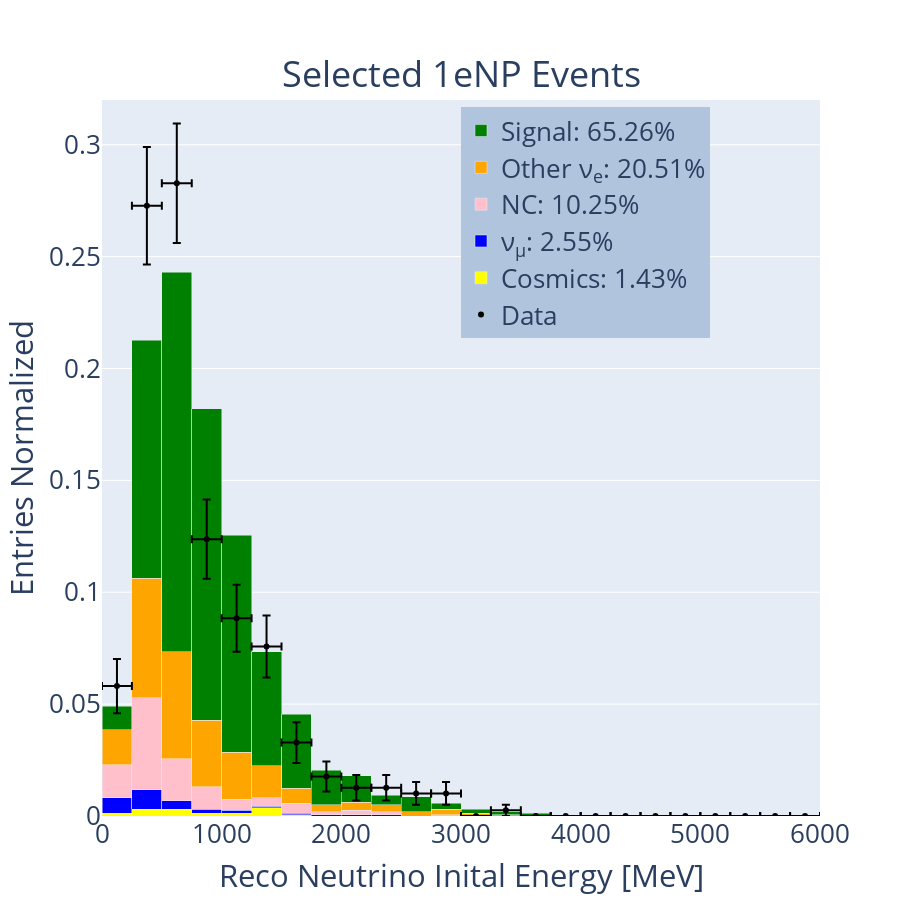
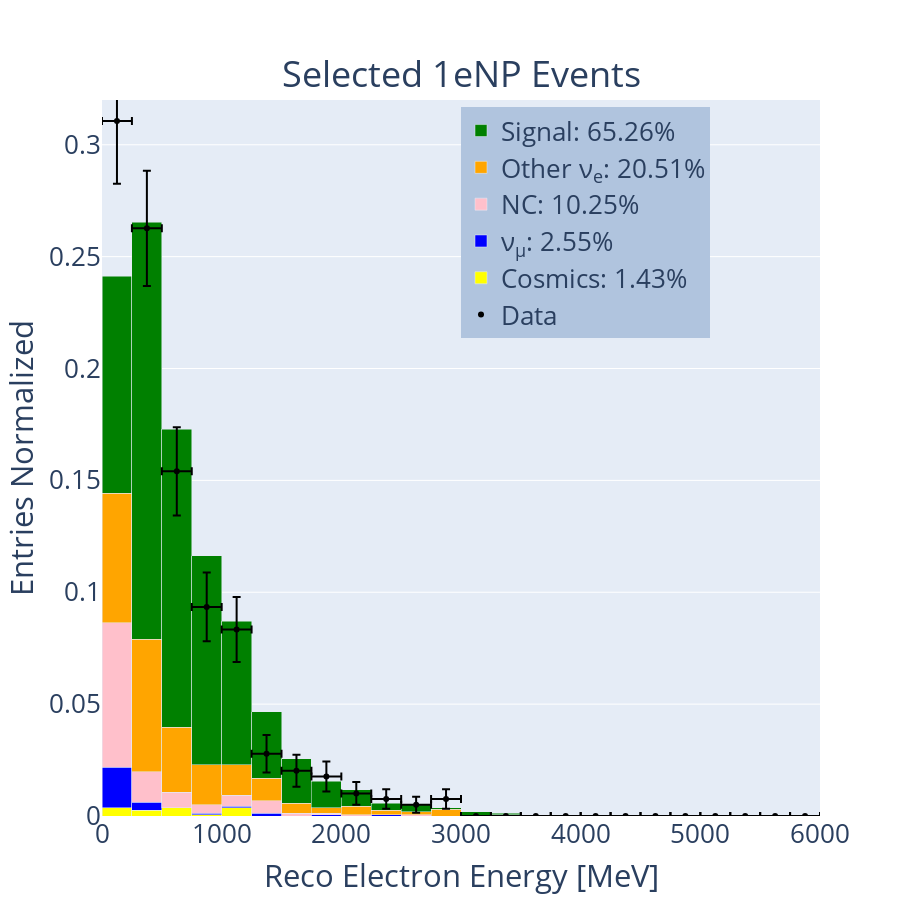
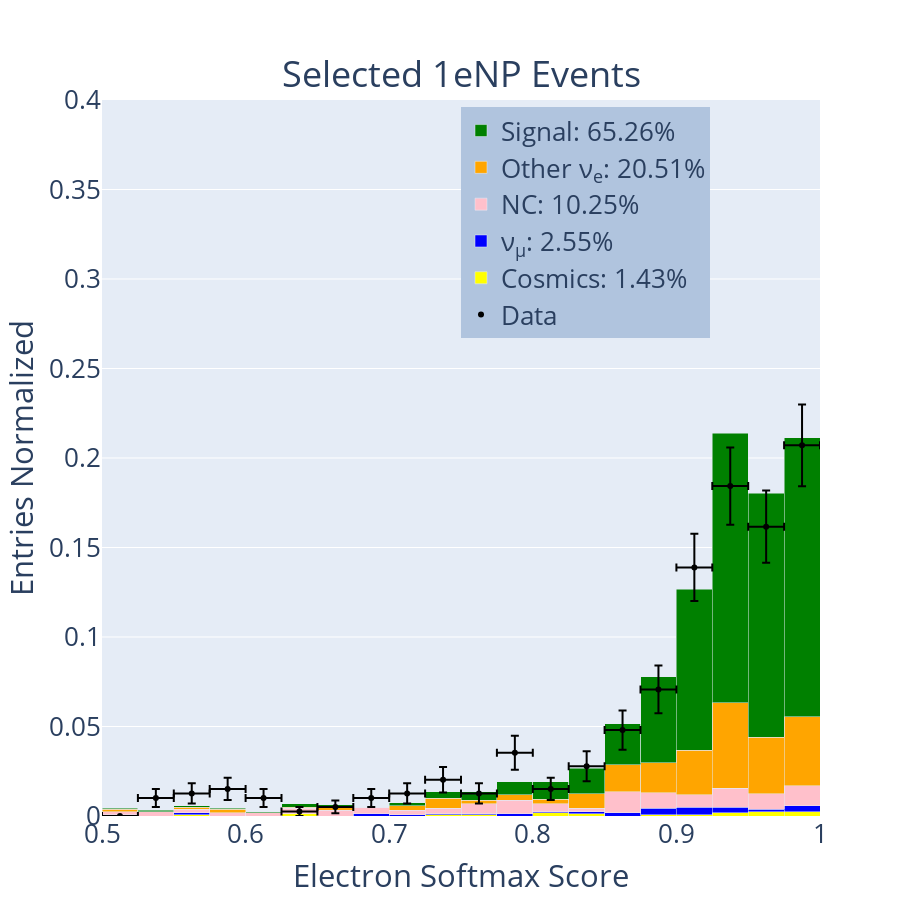
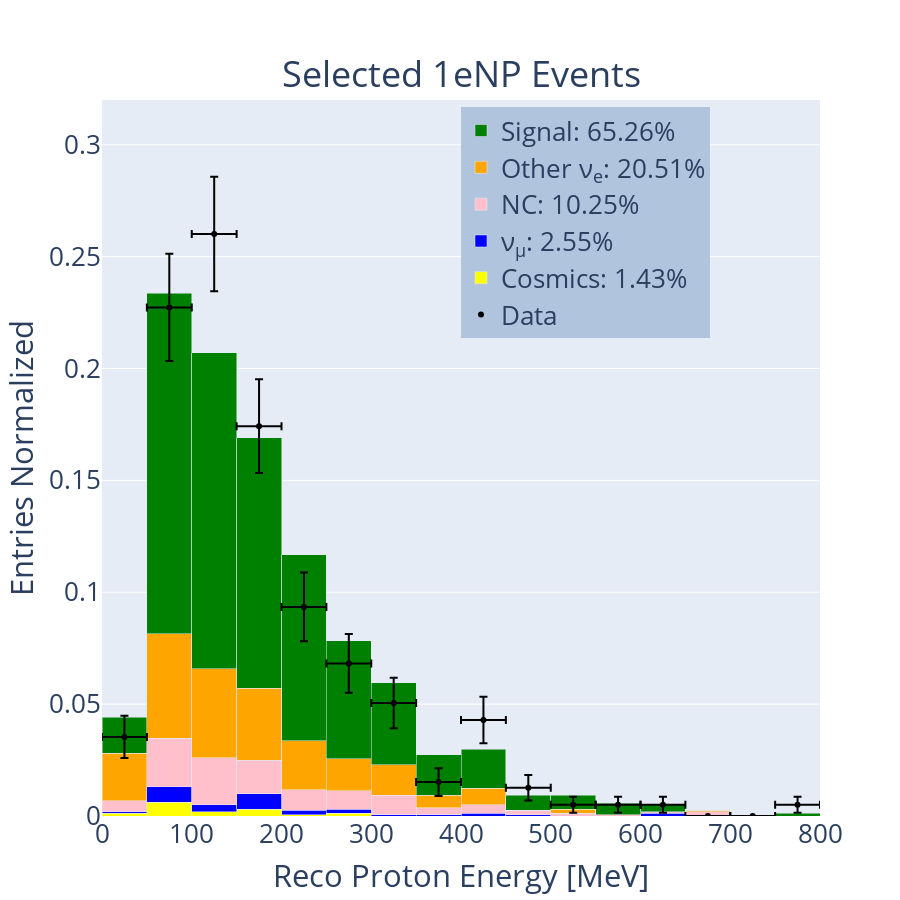

Source (notebook cell) for these figures, in order:
### Code cell
#hist_1d_norm('reco_nu_energy',[0,5000],250,'True Neutrino Inital Energy [MeV]','True 1e1p Events','1e1p')
hist_1d_norm('visible_energy_reco',[0,.32],[0,6000],250,'Reco Neutrino Inital Energy [MeV]','Selected 1eNP Events','1eNp')
hist_1d_norm('leading_electron_ke_reco',[0,.32],[0,6000],250,'Reco Electron Energy [MeV]','Selected 1eNP Events','1eNp')
hist_1d_norm('electron_softmax',[0,.4],[0.5,1],.025,'Electron Softmax Score','Selected 1eNP Events','1eNp')
hist_1d_norm('leading_proton_ke_reco',[0,.32],[0,800],50,'Reco Proton Energy [MeV]','Selected 1eNP Events','1eNp')
hist_1d_norm('proton_softmax',[0,.4],[0.4,1],.03,'Proton Softmax Score','Selected 1eNP Events','1eNp')

#hist_1d_norm('reco_nu_energy',[0,5000],250,'True Neutrino Inital Energy [MeV]','True Nue Inclusive Events','Nue Inclusive')
